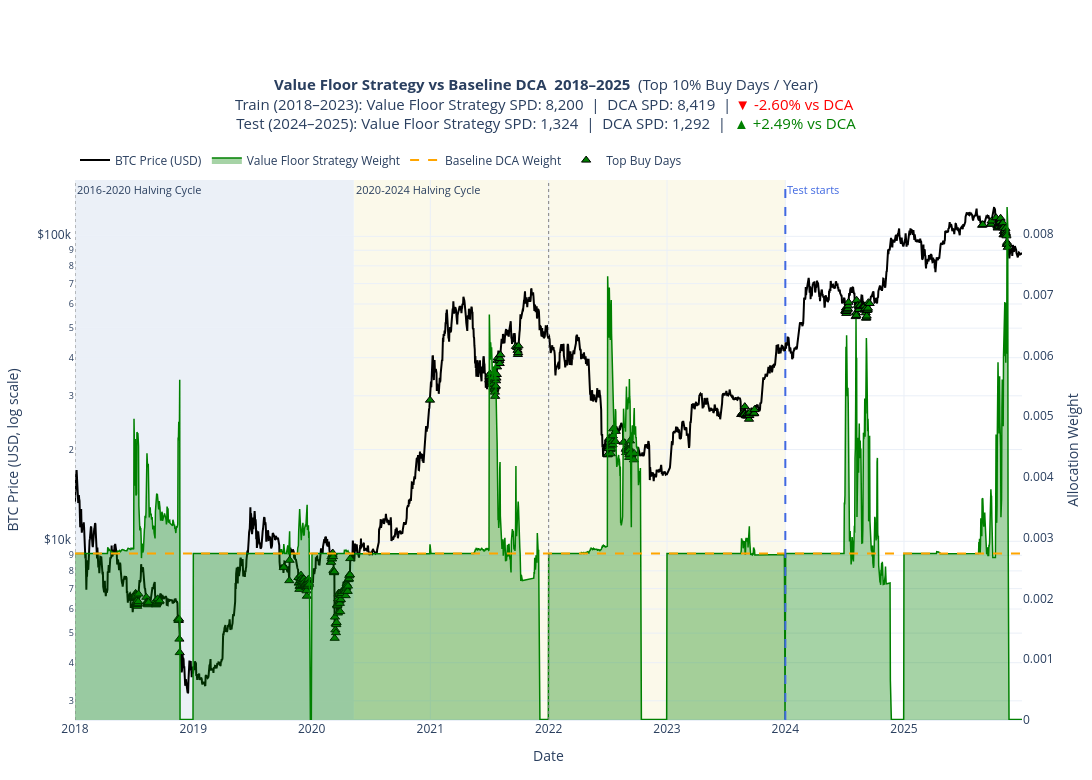

This figure's notebook cell:
### Code cell
combined_plot_df =(
    pd.concat([merged_train.to_pandas(), merged_test.to_pandas()])
    .sort_values("date")
    .reset_index(drop=True)
)
combined_plot_df["date"] = pd.to_datetime(combined_plot_df["date"])

cols = plots.StrategyColumns(
    weight="dynamic_weight",
    spd="sats_per_dollar_dynamic",
    sats_accum="sats_accum_dynamic",
)

# Full period
full_plot = plots.plot_strategy_full_period(
    combined_plot_df, 
    cols, 
    "Value Floor Strategy", 
    date_range=("2018-01-01", str(combined_plot_df["date"].max().date())),
    test_start_date="2024-01-01"
)
plt.show()

### Figure 1 — Plotly figure (JSON) as saved in the notebook; plotly's stock layout.template omitted (floating-point values rounded to 4 significant figures; data arrays with more than 128 entries replaced by an {"elided": "..."} marker saying what was removed)
{"data": [{"customdata": {"elided": "2920x8 mixed values"}, "hovertemplate": "<b>Date</b>: %{x|%Y-%m-%d}<br><b>Year</b>: %{customdata[0]}<br><b>Cycle</b>: %{customdata[1]}<br><b>BTC Price</b>: $%{y:,.2f}<br><b>Value Floor Strategy Weight</b>: %{customdata[2]:.8f}<br><b>DCA Weight</b>: %{customdata[3]:.8f}<br><b>Value Floor Strategy sats/$</b>: %{customdata[4]:,.2f}<br><b>DCA sats/$</b>: %{customdata[5]:,.2f}<br><b>Value Floor Strategy sats accum.</b>: %{customdata[6]:,.2f}<br><b>DCA sats accum.</b>: %{customdata[7]:,.2f}<extra></extra>", "line": {"color": "black", "width": 2}, "mode": "lines", "name": "BTC Price (USD)", "type": "scatter", "x": {"elided": "2920 str values"}, "y": {"elided": "2920 float values"}, "yaxis": "y"}, {"customdata": {"elided": "2920x5 mixed values"}, "fill": "tozeroy", "fillcolor": "rgba(0, 128, 0, 0.35)", "hovertemplate": "<b>Date</b>: %{x|%Y-%m-%d}<br><b>Year</b>: %{customdata[0]}<br><b>Cycle</b>: %{customdata[1]}<br><b>Value Floor Strategy Weight</b>: %{y:.8f}<br><b>BTC Price</b>: $%{customdata[2]:,.2f}<br><b>Value Floor Strategy sats/$</b>: %{customdata[3]:,.2f}<br><b>Value Floor Strategy sats accum.</b>: %{customdata[4]:,.2f}<extra></extra>", "line": {"color": "green", "width": 1.5}, "mode": "lines", "name": "Value Floor Strategy Weight", "type": "scatter", "x": {"elided": "2920 str values"}, "y": {"elided": "2920 float values"}, "yaxis": "y2"}, {"customdata": {"elided": "2920x5 mixed values"}, "hovertemplate": "<b>Date</b>: %{x|%Y-%m-%d}<br><b>Year</b>: %{customdata[0]}<br><b>Cycle</b>: %{customdata[1]}<br><b>DCA Weight</b>: %{y:.8f}<br><b>BTC Price</b>: $%{customdata[2]:,.2f}<br><b>DCA sats/$</b>: %{customdata[3]:,.2f}<br><b>DCA sats accum.</b>: %{customdata[4]:,.2f}<extra></extra>", "line": {"color": "orange", "dash": "dash", "width": 2}, "mode": "lines", "name": "Baseline DCA Weight", "type": "scatter", "x": {"elided": "2920 str values"}, "y": {"elided": "2920 float values"}, "yaxis": "y2"}, {"customdata": {"elided": "308x3 float values"}, "hovertemplate": "<b>Top Buy Date</b>: %{x|%Y-%m-%d}<br><b>Year</b>: %{customdata[0]}<br><b>BTC Price</b>: $%{y:,.2f}<br><b>Value Floor Strategy Weight</b>: %{customdata[1]:.8f}<br><b>Year Threshold</b>: %{customdata[2]:.8f}<extra></extra>", "marker": {"color": "green", "line": {"color": "black", "width": 1}, "size": 8, "symbol": "triangle-up"}, "mode": "markers", "name": "Top Buy Days", "type": "scatter", "x": {"elided": "308 str values"}, "y": {"elided": "308 float values"}, "yaxis": "y"}], "layout": {"annotations": [{"font": {"size": 11}, "showarrow": false, "text": "2016-2020 Halving Cycle", "x": "2018-01-01T00:00:00", "xanchor": "left", "xref": "x", "y": 1, "yanchor": "top", "yref": "y domain"}, {"font": {"size": 11}, "showarrow": false, "text": "2020-2024 Halving Cycle", "x": "2020-05-11T00:00:00", "xanchor": "left", "xref": "x", "y": 1, "yanchor": "top", "yref": "y domain"}, {"font": {"color": "royalblue", "size": 11}, "showarrow": false, "text": "Test starts", "x": 1704067200000, "xanchor": "left", "xref": "x", "y": 1, "yanchor": "top", "yref": "y domain"}], "height": 780, "hovermode": "x unified", "legend": {"orientation": "h", "x": 0, "xanchor": "left", "y": 1.01, "yanchor": "bottom"}, "margin": {"b": 60, "l": 70, "r": 70, "t": 180}, "shapes": [{"fillcolor": "rgba(176, 196, 222, 0.25)", "layer": "below", "line": {"width": 0}, "opacity": 1.0, "type": "rect", "x0": "2018-01-01T00:00:00", "x1": "2020-05-10T00:00:00", "xref": "x", "y0": 0, "y1": 1, "yref": "y domain"}, {"fillcolor": "rgba(238, 232, 170, 0.25)", "layer": "below", "line": {"width": 0}, "opacity": 1.0, "type": "rect", "x0": "2020-05-11T00:00:00", "x1": "2023-12-31T00:00:00", "xref": "x", "y0": 0, "y1": 1, "yref": "y domain"}, {"line": {"color": "gray", "dash": "dot", "width": 1}, "type": "line", "x0": "2010-08-16T00:00:00", "x1": "2010-08-16T00:00:00", "xref": "x", "y0": 0, "y1": 1, "yref": "y domain"}, {"line": {"color": "gray", "dash": "dot", "width": 1}, "type": "line", "x0": "2014-01-01T00:00:00", "x1": "2014-01-01T00:00:00", "xref": "x", "y0": 0, "y1": 1, "yref": "y domain"}, {"line": {"color": "gray", "dash": "dot", "width": 1}, "type": "line", "x0": "2018-01-01T00:00:00", "x1": "2018-01-01T00:00:00", "xref": "x", "y0": 0, "y1": 1, "yref": "y domain"}, {"line": {"color": "gray", "dash": "dot", "width": 1}, "type": "line", "x0": "2022-01-01T00:00:00", "x1": "2022-01-01T00:00:00", "xref": "x", "y0": 0, "y1": 1, "yref": "y domain"}, {"line": {"color": "royalblue", "dash": "dash", "width": 2}, "type": "line", "x0": 1704067200000, "x1": 1704067200000, "xref": "x", "y0": 0, "y1": 1, "yref": "y domain"}], "title": {"font": {"size": 15}, "text": "<b>Value Floor Strategy vs Baseline DCA  2018–2025</b>  (Top 10% Buy Days / Year)<br>Train (2018–2023): Value Floor Strategy SPD: 8,200  |  DCA SPD: 8,419  | <span style='color:red;'>▼ -2.60% vs DCA</span> <br>Test (2024–2025): Value Floor Strategy SPD: 1,324  |  DCA SPD: 1,292  |  <span style='color:green;'>▲ +2.49% vs DCA</span>", "x": 0.5}, "width": 1450, "xaxis": {"range": ["2018-01-01T00:00:00", "2025-12-31T00:00:00"], "showgrid": true, "title": {"text": "Date"}}, "yaxis": {"showgrid": true, "side": "left", "tickprefix": "$", "title": {"text": "BTC Price (USD, log scale)"}, "type": "log"}, "yaxis2": {"overlaying": "y", "showgrid": false, "side": "right", "title": {"text": "Allocation Weight"}}}}
